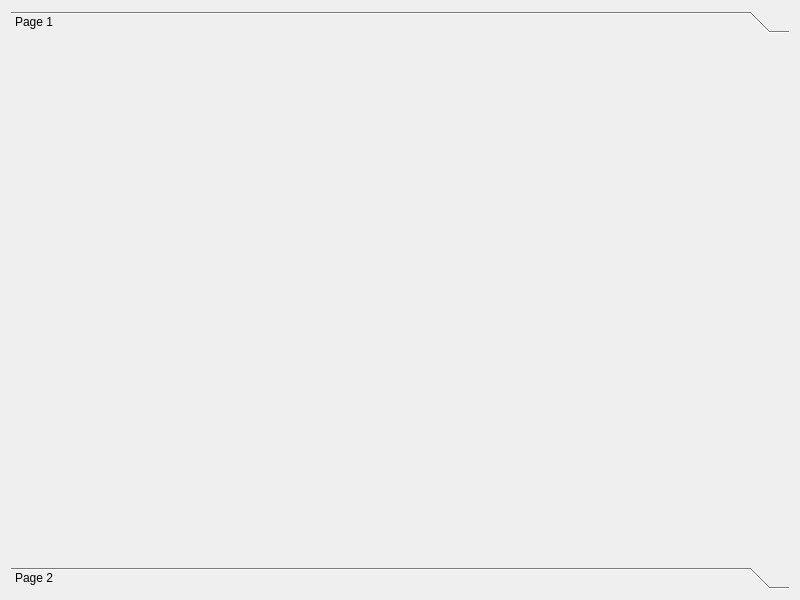
<?xml version="1.0" encoding="UTF-8"?>
<ui version="4.0">
 <class>Dialog</class>
 <widget class="QDialog" name="Dialog">
  <property name="geometry">
   <rect>
    <x>0</x>
    <y>0</y>
    <width>800</width>
    <height>600</height>
   </rect>
  </property>
  <property name="windowTitle">
   <string>Dialog</string>
  </property>
  <layout class="QVBoxLayout" name="verticalLayout">
   <item>
    <widget class="QToolBox" name="toolBox">
     <property name="currentIndex">
      <number>0</number>
     </property>
     <widget class="QWidget" name="page">
      <property name="geometry">
       <rect>
        <x>0</x>
        <y>0</y>
        <width>782</width>
        <height>522</height>
       </rect>
      </property>
      <attribute name="label">
       <string>Page 1</string>
      </attribute>
     </widget>
     <widget class="QWidget" name="page_2">
      <property name="geometry">
       <rect>
        <x>0</x>
        <y>0</y>
        <width>782</width>
        <height>522</height>
       </rect>
      </property>
      <attribute name="label">
       <string>Page 2</string>
      </attribute>
     </widget>
    </widget>
   </item>
  </layout>
 </widget>
 <resources/>
 <connections/>
</ui>
